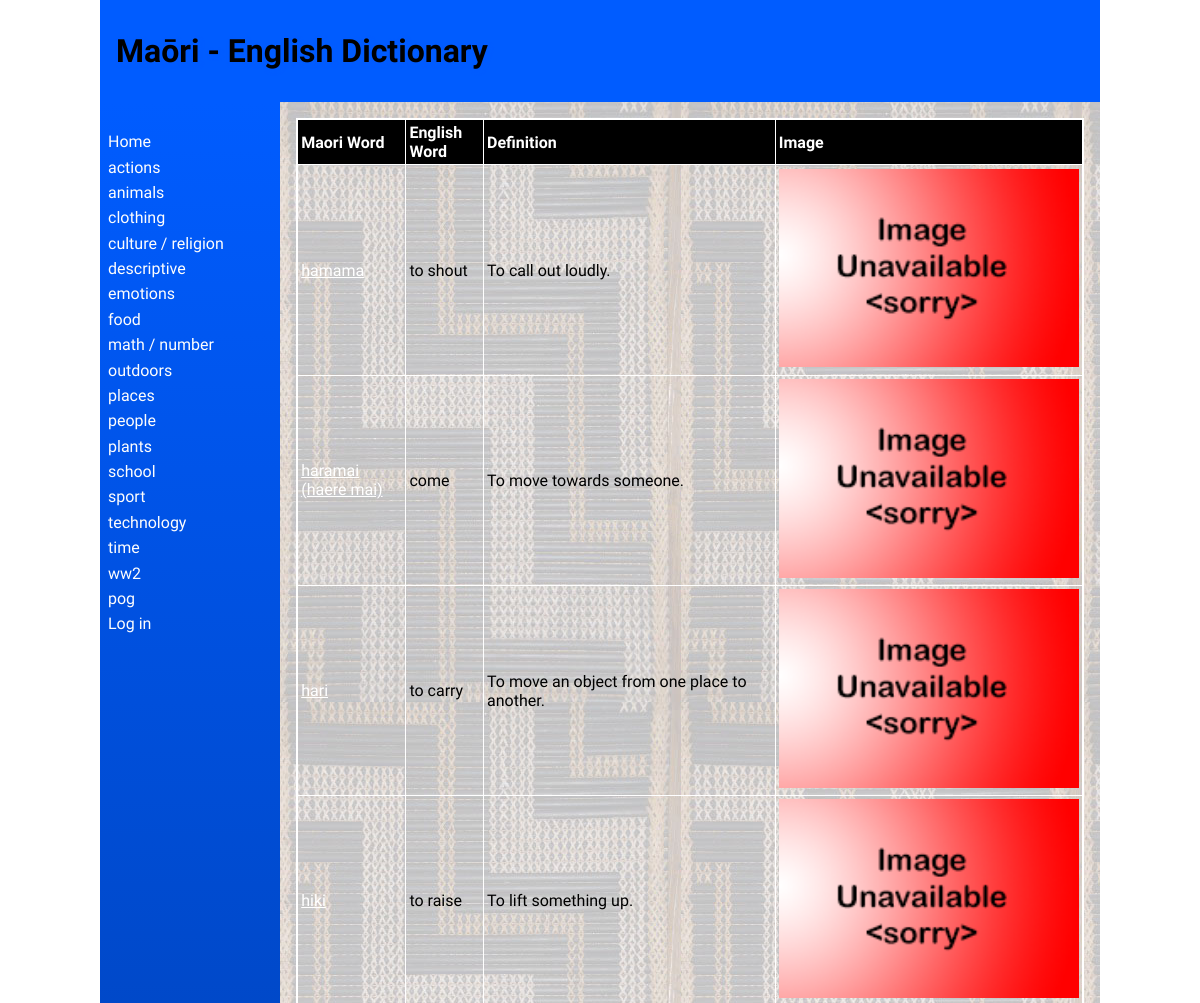
Page /categories/1 (upper part) on the earlier database version.
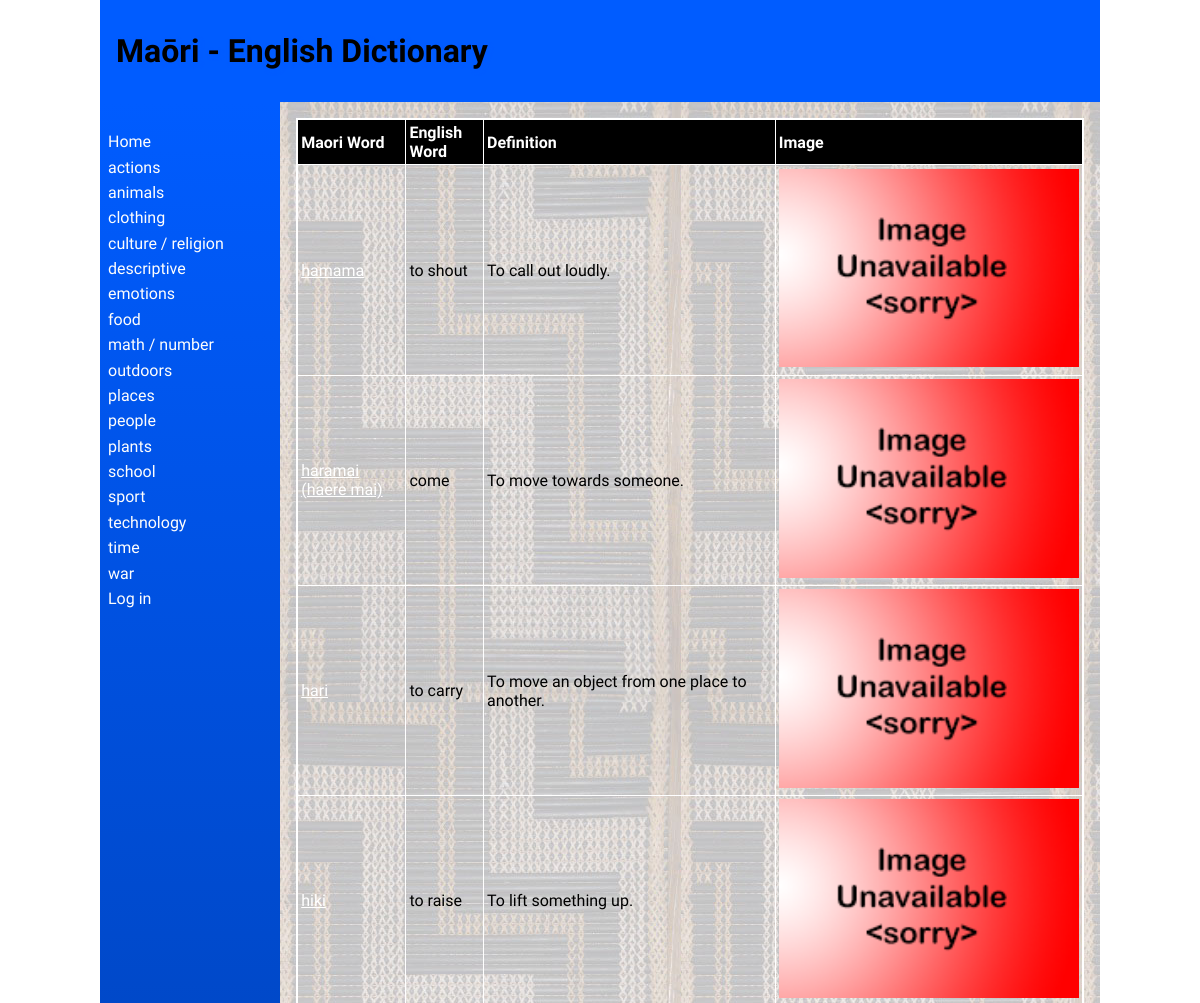
Same page on the later database version.
### tables this page shows
CREATE TABLE "category"
(
	id INTEGER
		constraint category_pk
			primary key autoincrement,
	category_name varchar(69) not null
);

CREATE TABLE "words"
(
	maori varchar(69),
	english varchar(69),
	category integer,
	definition varchar(100),
	levels integer,
	images varchar(69)
, id integer);

### app.py (the view)
@app.route('/categories/<cat_id>')
def render_categorypage(cat_id):
    con = create_connection(DB_NAME)
    query = "SELECT id, maori, english, definition, levels, images FROM words WHERE category=?" \
            "ORDER BY maori ASC"
    cur = con.cursor()
    cur.execute(query, (int(cat_id),))
    definition = cur.fetchall()
    print(definition)
    con.close()
    return render_template('words.html', definitions=definition, logged_in=is_logged_in(),
                           categories=fetch_categories())

### app.py (called while the page is built)
def create_connection(db_file):
    try:
        connection = sqlite3.connect(db_file)
        return connection
    except Error as e:
        print(e)
    return None

def fetch_categories():
    con = create_connection(DB_NAME)
    query = "SELECT id, category_name FROM category"
    cur = con.cursor()
    cur.execute(query)
    categories = cur.fetchall()
    con.close()
    return categories

def is_logged_in():
    if session.get("email") is None:
        print("you are not logged in")
        return False
    else:
        print("you are logged in")
        return True

### templates/words.html (shortened to what this page needs)
{% extends 'base.html' %}
{% block heading %}Maōri - English Dictionary{% endblock %}
{% block main %}
    <table>
        <tr>
            <th>Maori Word</th>
            <th>English Word</th>
            <th>Definition</th>
            <th>Image</th>
        </tr>
        {% for definition in definitions %}
            <tr>
                <td><a href="/word/{{ definition[0] }}/{{ definition[1] }}">{{ definition[1] }}</td>
                <td>{{ definition[2] }}</td>
                <td>{{ definition[3] }}</td>
                <td>
                    <object data="/static/images/{{ definition[2] }}.jpg" type="image/jpg">
                        <img src="/static/images/noimage.jpg"
                             alt="">
                    </object>
            </tr>
        {% endfor %}
    </table>
{% endblock %}

### templates/base.html (shortened to what this page needs)
<!doctype html>
<html lang="en">
<head>
   <link href="{{ url_for('static', filename='css/style.css') }}" rel="stylesheet">
</head>
<body>
   <div id="container">
      <header>
         <h1>{% block heading %}{% endblock %}</h1>
      </header>
      <nav>
         <ul>
                <li><a href="\">Home</a></li>
                {% for category in categories %}
                <li><a href="/categories/{{ category[0] }}">{{category[1]}}</a></li>
                {% endfor %}
         <li>
             {% if logged_in %}<a href="/logout">Log out</a>{% else %}
             <a href="/login">Log in</a></li>{% endif %}
         </ul>
      </nav>
      <main>
            {% block main%}{% endblock %}
      </main>
   </div>
</body>
</html>

### static/css/style.css (style rules this page uses)
* { font-family: Comfortaa, sans-serif; margin: 0; padding: 0; box-sizing: border-box; }
#container { display: grid; grid-template-columns: 75px auto; grid-template-areas: 'nav header' 'main main' 'footer footer'; }
header { grid-area: header; background-color: #005cff; padding: 1rem; }
nav { grid-area: nav; }
main { grid-area: main; padding: 1rem; background-color: #005cff; }
h1, h2, h3, h4 { padding: 1rem 0; font-family: 'Suez One', serif; color: #000000; text-shadow: 2px 2px 4px #005cff; }
a { color: #ffffff; }
object { width: 500px; }
object>img { width: 300px; }
table { width: 100%; border: 2px solid #ffffff; border-collapse: collapse; }
th, td { border: 1px solid #ffffff; padding: 0.2rem; text-align: left; }
th { background-color: #000000; color: #ffffff; }
@media only screen and (min-width: 768px) { #container { grid-template-columns: 180px auto; grid-template-areas: 'header header' 'nav main' 'footer footer'; } }
@media only screen and (min-width: 768px) { nav { background: linear-gradient(180deg, rgb(0, 92, 255) 0%, rgb(0, 0, 0) 50%, rgb(0, 144, 255) 100%); padding: 0.5rem; } }
@media only screen and (min-width: 768px) { nav ul { list-style: none; } }
@media only screen and (min-width: 768px) { nav li { padding: 0.2rem 0; } }
@media only screen and (min-width: 768px) { nav a { color: #fdfdfd; text-decoration: none; } }
@media only screen and (min-width: 768px) { main { background-image: url('static/images/poutama.jpg'); } }
@media only screen and (min-width: 1000px) { #container { width: 1000px; margin: auto; } }

Differences in the rows shown:
removed category: category_name "ww2"
removed category: category_name "pog"
added category: category_name "war"
